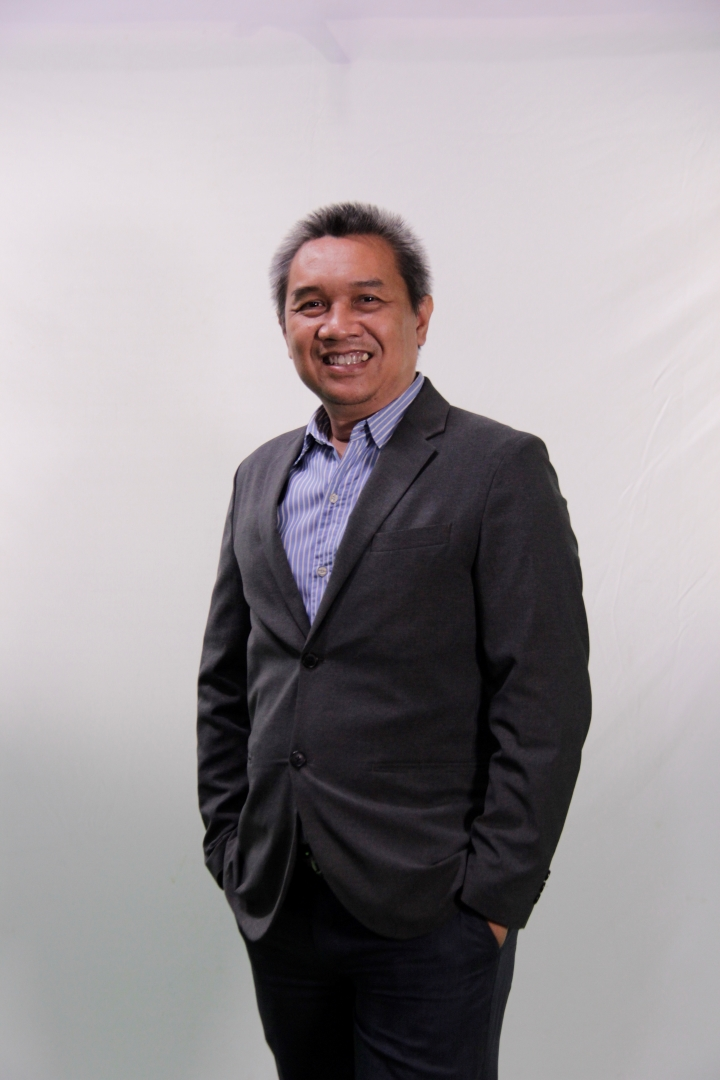
#> input picture github_pertemuan_5/gambar/Nas_r.jpg, 720 x 1080 px, found by its file name
$ python b_contour_detection.py
#> lines starting #> are read from the running program, lines starting #| are printed output that depends on the picture; after the words box and inside, x2 and y2 are one past the last pixel; in counts of white or black regions, pixels touching at a corner belong together
#Do not remove this copyright information.
#2024. This program is developed by Mohammad Nasucha, Ph.D.
#Department of Informatics, Universitas Pembangunan Jaya

print("\033c")       #To close all
import numpy as np
from matplotlib import pyplot as plt

#++++++++++++++++++++++++++++++++++++++++++++++++++++++++++++++++++++++++++++++
print ("(1) ACQUIRING USER ENTRIES: FILE NAME OF THE PICTURE, SIZE OF THE LENSE,")
print ("    VAR_TH, AND HOW THE PICTURE IS SPLIT INTO SUB_IMAGES...")
#++++++++++++++++++++++++++++++++++++++++++++++++++++++++++++++++++++++++++++++
dir = "C:/Users/rende/OneDrive/Dokumen/data kuliah/semester 6/6 computer vision/pertemuan 5/tugas/"
nama_file_input = "nas_r"
sld = 0.01   #0.02 means that scanning lense diameter is 2% of image height (row).
var_th_normal = 0.1 #Any scanning region that has 0.2 of max_var will be detected.
sub_image_structure = [12, 12] #[8,8] means that the image is split into 8x8 sub-images.
warna_kontur = 0
print("")

#+++++++++++++++++++++++++++++++++++++++++++++++++++++++++++++++++++++++++++++
#+++++++++++   CONSTANTS FOR COLOR TO GRAYSCALE CONVERSION    ++++++++++++++++
#+++++++++++++++++++++++++++++++++++++++++++++++++++++++++++++++++++++++++++++
r = 0.3333; g = 0.3333; b = 1 - r - g

#+++++++++++++++++++++++++++++++++++++++++++++++++++++++++++++++++++++++++++++
#++   FUNCTION UNTUK STATISTIK: MENCARI VARIANCE                            ++
#++   DENGAN SCANNING LENSE KE SELURUH AREA GAMBAR.                         ++
#++   Lensa dibuat secara lokal di dalam function berdasarkan nilai hld.    ++
#++   Input: ori_gs, TM, BM, LM, RM, dan hld.                               ++
#++   Output: tabel_var.                                                    ++
#+++++++++++++++++++++++++++++++++++++++++++++++++++++++++++++++++++++++++++++
def menghitung_dan_menampung_var(ori_gs, TM, BM, LM, RM, hld):
    tabel_var = 0
    for y in range (TM, BM, hld):         #The scanning lense jumps rightward a much as hld.
        for x in range (LM, RM, hld):     #and jumps downward as much as hld, too.
            temp = tabel_var
            lense = ori_gs[y-hld:y+hld+1, x-hld:x+hld+1] #Reading the targeted region with the lense.
            tabel_var = np.var(lense)
            #print(y, x, tabel_var)
            tabel_var = np.append(temp, tabel_var)
            #print(np.shape(tabel_var))
    return tabel_var

#+++++++++++++++++++++++++++++++++++++++++++++++++++++++++++++++++++++++++++++
#++   FUNCTION UNTUK MENENTUKAN BATAS-BATAS SUB-IMAGES                      ++
#++   Input: sub_image_structure, TM, BM, LM, dan RM.                    ++
#++   Output function ini adalah batas_sub_image
# +++++++++++++++++++++++++++++++++++++++++++++++++++++++++++++++++++++++++++++
def buat_daftar_batas_sub_images(sub_image_structure, TM, BM, LM, RM):
    nos = sub_image_structure[0] * sub_image_structure[1]
    row_sub, col_sub = sub_image_structure[0], sub_image_structure[1]
    # The following 4 elements are needed for y1, y2, x1 and x2 of ecah sub-image.
    batas_sub_images = np.arange(4 * nos).reshape(row_sub, col_sub, 4)
    batas_sub_images[:, :, :] = 0
    delta_y = round((BM - TM) / row_sub)
    delta_x = round((RM - LM) / col_sub)
    for i in range(0, row_sub):
        for j in range(0, col_sub):
            batas_sub_images[i, j, 0] = TM + i * delta_y - hld
            batas_sub_images[i, j, 1] = TM + (i + 1) * delta_y - hld
            batas_sub_images[i, j, 2] = LM + j * delta_x - hld
            batas_sub_images[i, j, 3] = LM + (j + 1) * delta_x - hld

    batas_sub_images = batas_sub_images.reshape(nos, 4)  # Got simplified.
    # [0, 0, 0, 0] is added and will be used as operation stopping token.
    batas_sub_images = np.append(batas_sub_images, [[0, 0, 0, 0]], axis=0)
    return batas_sub_images

#+++++++++++++++++++++++++++++++++++++++++++++++++++++++++++++++++++++++++++
#+++  FUNCTION UNTUK MENCARI EDGE DI DALAM SETIAP SUB-IMAGE              +++
#+++  Variabel lense dibuat lokal di dalam fungsi ini, berd. nilai hld.  +++
#+++  Input: ori_gs, batas_sub_images, hld, dan var_th                   +++
#+++  Output: koordinat_obj.                                             +++
#+++++++++++++++++++++++++++++++++++++++++++++++++++++++++++++++++++++++++++
def cari_koordinat_edge(ori_gs, batas_sub_images, hld, var_th):
    print("np.shape(batas_sub_images) =", np.shape(batas_sub_images))
    m, n = np.shape(batas_sub_images)
    #The last n of the sub_images contains 0 0 0 0 as the stop token.
    #e.g. m = 13, n =4, then we need 13x2 for koordinat_obj to store y and x.
    koordinat_obj = np.arange(2*m).reshape(m, 2) #It has analogue shape with batas_sub_image
    koordinat_obj[m-1, :] = 0                    #It will be the stoping token.
    i = 0
    stop = 0
    while batas_sub_images[i, 0] > 0:
        print("i =", i)
        y1, y2, x1, x2 = batas_sub_images[i, 0:4]
        print("y1, y2, x1, x2 =", y1, y2, x1, x2)
        for y in range (y1, y2, hld):  #The scanning lense jumps rightward as much as hld.
            for x in range (x1, x2, hld): #and jumps downward as much as hld, too.
                lense = ori_gs[y-hld:y+hld+1, x-hld:x+hld+1] #Reading the targeted segment of the image with the lense.
                print('y, x, np.var(lense), var_th =', y, ',', x, ",", np.var(lense), ",", var_th, ".")
                if np.var(lense) > var_th:  #The condition to recognize whether the lense senses an edge or not.
                    stop = 1  #The information that the inner loop breaks is carried out to the outer loop.
                    print('     The x loop breaks here.')
                    break
            print('y, x =', y, ',', x)
            if stop == 1:                              #If the inner loop breaks, the outer loop will break too.
                print('     The y loop breaks here.')
                print('     An object is detected, thus the whole loop breaks here.\n')
                koordinat_obj[i,0], koordinat_obj[i,1] = y, x  #Masukkan y dan x ke koordinat_obj jika edge terdeteksi.
                break
        if stop == 0:
            koordinat_obj[i,0], koordinat_obj[i,1] = 1, 1 #Jika edge tidak terdeteksi, y,x, diberi angka 1, 1.

        print("y, x =", koordinat_obj[i,0], ",", koordinat_obj[i,1], ".")
        print("")
        stop = 0
        i += 1
    return koordinat_obj

#+++++++++++++++++++++++++++++++++++++++++++++++++++++++++++++++++++++++++++
#+++ FUNCTION next_max_var UNTUK MENENTUKAN KOORDINAT LENSA SELANJUTNYA  +++
#+++ DAN INDIKASI ARAHNYA DENGAN METODE MAX_VAR
#+++ Input: posisi lensa sekarang (y,x) dan arah sekarang (curr_dir).     +++
#+++ Ouput: next_dir, y_next, x_next.                                    +++
#+++++++++++++++++++++++++++++++++++++++++++++++++++++++++++++++++++++++++++
def next_max_var(ori_gs, curr_dir, y, x):
    #print('Finding a neigboring segment that has highest variance...')
    next_dir = ""
    y_temp, x_temp = 0, 0            #y and x of temporary segment that has max-var
    var = np.uint16(0)          #Initial content of var array before being appended
    max_var = np.uint16(0)                  #Initial max_var before var is appended

    #print("#Looking east ...")
    if curr_dir != "west":                                   #To avoid a set back.
        x = x + hld
        lense = ori_gs[y-hld:y+hld+1, x-hld:x+hld+1]
        var = np.append(np.var(lense), var) #; print("var =", var)
        #print("max(var) = ", max(var))
        if max(var) > max_var:
             max_var = max(var)
             next_dir = "east"
             y_temp, x_temp = y, x;
        #print("max_var, y_temp, x_temp =", max_var, ",", y_temp, ",", x_temp)
        x = x - hld                                  #Put it back to previous position.

    #print("#Looking west...")
    if curr_dir != "east":
        x = x - hld
        lense = ori_gs[y-hld:y+hld+1, x-hld:x+hld+1]
        var = np.append(np.var(lense), var) #; print("var =", var)
        #print("max(var) = ", max(var))
        if max(var) > max_var:
             max_var = max(var)
             next_dir = "west"
             y_temp, x_temp = y, x;
        #print("max_var, y_temp, x_temp =", max_var, ",", y_temp, ",", x_temp)
        x = x + hld                                #Put it back to previous position.

    #print("#Looking south...")
    if curr_dir != "north":
        y = y + hld
        lense = ori_gs[y-hld:y+hld+1, x-hld:x+hld+1]
        var = np.append(np.var(lense), var) #; print("var =", var)
        #print("max(var) = ", max(var))
        if max(var) > max_var:
             max_var = max(var)
             next_dir = "south"
             y_temp, x_temp = y, x;
        #print("max_var, y_temp, x_temp =", max_var, ",", y_temp, ",", x_temp)
        y = y - hld                              #Put it back to previous position.

    #print("#Looking north ...")
    if curr_dir != "south":
        y = y - hld
        lense = ori_gs[y-hld:y+hld+1, x-hld:x+hld+1]
        var = np.append(np.var(lense), var) #; print("var =", var)
        #print("max(var) = ", max(var))
        if max(var) > max_var:
             max_var = max(var)
             next_dir = "north"
             y_temp, x_temp = y, x;
        #print("max_var, y_temp, x_temp =", max_var, ",", y_temp, ",", x_temp)
        y = y + hld                            #Put it back to previous position.

    #Concluding
    next_dir, y_next, x_next = next_dir, y_temp, x_temp
    return next_dir, y_next, x_next          #Next direction and coordinate of scanning lense.

#+++++++++++++++++++++++++++++++++++++++++++++++++++++++++++++++++++++++++++++
#++  FUNCTION UNTUK MELUKIS KONTUR OBJEK                                    ++
#++  DENGAN MEMANGGIL FUNCTION next_max_var                                 ++
#++  Input: ori_gs, buffer, y, x di mana y, x diambilkan dari koordinat_obj ++
#++  Output: buffer yang sudah ditambahi warna kontur                       ++
#+++++++++++++++++++++++++++++++++++++++++++++++++++++++++++++++++++++++++++++
def lukis_kontur(ori_gs, buffer, y, x):
    y_start, x_start = y, x
    #print("y_start, x_start =", y_start, ",", x_start, ".")
    curr_dir = ""                                         #curr_dir is initially NaN.
    distance = row   #Distance betw the lense and the start posistion; We initially set it far enough.
    #Ini perkiraan kasar untuk juml iterasi maks untuk objek yang besar.
    batas = round(1.5*(row+row+col+col)/hld)
    for j in range(0, batas):
        j += 1
        next_dir, y_next, x_next  = next_max_var(ori_gs, curr_dir, y, x)
        #print('Drawing a white mark at the object_s contour...')
        buffer[y - hld:y + hld + 1, x - hld:x + hld + 1] = warna_kontur
        curr_dir, y, x = next_dir, y_next, x_next
        distance = round(((y_next-y_start)**2 + (x_next-x_start)**2)**0.5)
        #print("i, sld, distance =", i, ",", sld, ",", distance, ".")
        if j > 10 and distance < round(0.8*sld): break
        # [6 lines of commented-out code are left out]
    return buffer

#+++++++++++++++++++++++++++++++++++++++++++++++++++++++++++++++++++++++++++++
print("(2) MAIN PROGRAM ...")                                    #++++++++++++
#+++++++++++++++++++++++++++++++++++++++++++++++++++++++++++++++++++++++++++++
print("    CONTOUR DETECTION USING MAXIMUM VARIANCE IS TAKING PLACE...")
print("    During operation, measurement is done to the ori_gs, without changing any of its pixels.")
print("    Marking is done only to the buffer.")
print("    At last, cropping is done to the original color picture (pic).")
print("")

#+++++++++++++++++++++++++++++++++++++++++++++++++++++++++++++++++++++++++++++
print ("(i)  PREPARATION: CREATING NEW VARIABLES BASED ON USER ENTRIES ...") #+
#+++++++++++++++++++++++++++++++++++++++++++++++++++++++++++++++++++++++++++++
pic = plt.imread(dir + nama_file_input + ".jpg")
#> pic is the input picture: shape (1080, 720, 3); mean R, G, B 156.3, 150.6, 154.4
row, col, depth = np.shape(pic)
print("     col, row, depth =", row, ",", col, ",", depth, ".\n")
#|      col, row, depth = 1080 , 720 , 3 .
ori_gs = np.uint8(r*pic[:, :, 0] + g*pic[:, :, 1] + b*pic[:, :, 2])
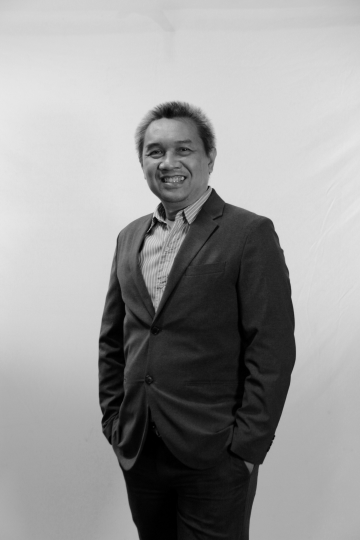
#> ori_gs: shape (1080, 720) (shown at 1/2 size); min 0, max 233, mean 153.4
buffer = np.uint8(r*pic[:, :, 0] + g*pic[:, :, 1] + b*pic[:, :, 2])

sld = round(sld*row)                                #scanning lense's diameter
hld = round(0.5*sld)                           #scanning lense's half diameter

#TM, BM, LM, and RM are to prevent the lense hit the image's boundary.
TM = round(1.5*sld)
BM = round(row-0.5*sld)
LM = round(1.5*sld)
RM = round(col-0.5*sld)

#Calculating the number of sub-images
nos = sub_image_structure[0] * sub_image_structure[1]   #Number of sub images

#++++++++++++++++++++++++++++++++++++++++++++++++++++++++++++++++++++++++++++
print("(ii) STATISTICS: FINDING max_var AND var_th OF THE WHOLE PICTURE...")
print("     The max(var) is used to define var_th.")
print("     Then var_th will be the threshold when detecting an object's contour.")
#++++++++++++++++++++++++++++++++++++++++++++++++++++++++++++++++++++++++++++
tabel_var = menghitung_dan_menampung_var(ori_gs, TM, BM, LM, RM, hld)
print("      var_th_normal =", var_th_normal)
var_th = round(var_th_normal * max(tabel_var))
#> var_th = 681
print("      min(var), max(var), var_th =", round(min(tabel_var)), ",", \
      round(max(tabel_var)), ",", var_th, ".\n")
#|       min(var), max(var), var_th = 0 , 6814 , 681 .

#++++++++++++++++++++++++++++++++++++++++++++++++++++++++++++++++++++++++++++
print("(iii) CREATING THE TABLE OF batas-batas sub-images BERDASARKAN sub_image_structure. \n")
#++++++++++++++++++++++++++++++++++++++++++++++++++++++++++++++++++++++++++++
batas_sub_images = buat_daftar_batas_sub_images(sub_image_structure, TM, BM, LM, RM)

#++++++++++++++++++++++++++++++++++++++++++++++++++++++++++++++++++++++++++++
print("(iv) FIRST SCANNING: FINDING AN EDGE (GRIP) OF AN OBJECT WITHIN EVERY")
print("     SUB_IMAGE BASED ON batas_sub_images AND var_th...")
print("     The coordinates of the edges found (y, x) are stored in koordinat_obj.")
#++++++++++++++++++++++++++++++++++++++++++++++++++++++++++++++++++++++++++++
#Create ori_gs again to avoid bugs, i.e. copying the lense to the previous ori_gs).
ori_gs = np.uint8(r*pic[:, :, 0] + g*pic[:, :, 1] + b*pic[:, :, 2])
print("     var_th =", var_th)
#|      var_th = 681
print("")
koordinat_obj = cari_koordinat_edge(ori_gs, batas_sub_images, hld, var_th)
#| np.shape(batas_sub_images) = (145, 4)
#> the loop in cari_koordinat_edge, `while batas_sub_images[i, 0] > 0:` made 144 passes
#> (printed output is left out)
#> after the loop in cari_koordinat_edge, `while batas_sub_images[i, 0] > 0:`: i = 144; koordinat_obj = 145 pairs, first value 0 to 978, second value 0 to 590
print("np.shape(batas_sub_images) =", np.shape(batas_sub_images))
print("np.shape(koordinat_obj) =", np.shape(koordinat_obj))
print("batas_sub_images =", batas_sub_images)
print("koordinat_obj =", koordinat_obj)

#++++++++++++++++++++++++++++++++++++++++++++++++++++++++++++++++++++++++++++++
print("(v)  SECOND SCANNING. USING koordinat_obj AND MAX VAR METHOD, ")
print("     FIND OBJECT_S CONTOUR. OBJECT_S CONTOUR IS DRAWN FOR EVERY i.\n")
#++++++++++++++++++++++++++++++++++++++++++++++++++++++++++++++++++++++++++++++
#Create ori_gs again to avoid bugs (copying from lense to the previous ori_gs)
ori_gs = np.uint8(r*pic[:, :, 0] + g*pic[:, :, 1] + b*pic[:, :, 2])
buffer = np.uint8(r*pic[:, :, 0] + g*pic[:, :, 1] + b*pic[:, :, 2])
print("koordinat_obj =", koordinat_obj)

i = 0
while koordinat_obj[i,0] > 0: #Koordinat_obj posisi terakhir saja yang berisi 0,0.
    print("i, koordinat_obj[i,0], koordinat_obj[i,1] =", i, ",", \
          koordinat_obj[i,0], ",", koordinat_obj[i,1], "." )
    y, x = koordinat_obj[i, 0], koordinat_obj[i, 1]
    hasil = lukis_kontur(ori_gs, buffer, y, x)
    buffer = hasil
    i += 1
#> this loop made 144 passes
#> (y_start in lukis_kontur, x_start in lukis_kontur, batas in lukis_kontur) on pass 1: (1, 1, 900)
    # [4 lines of commented-out code are left out]

if i == 0:
    print("No edge detected. Program finished.")

if i>0:
    plt.imshow(hasil, cmap=plt.cm.get_cmap('gray'))
    plt.ion()
    plt.show()
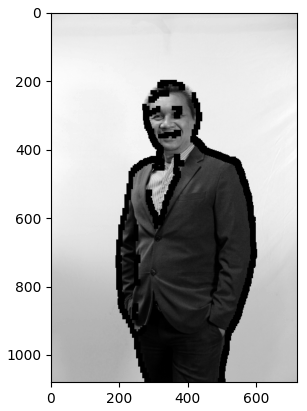
#> figure drawn by matplotlib, 1 panel
    plt.pause(300)

# =============================================================================
# (vi) KODE TAMBAHAN: CROPPING GAMBAR BERKONTUR & LATAR PUTIH (TANPA CV2)
# =============================================================================
print("\n(vi) PROSES CROPPING GAMBAR BERKONTUR...")

# 1. Cari piksel kontur (selisih gambar grayscale asli dan buffer)
beda = np.abs(ori_gs.astype(int) - buffer.astype(int))
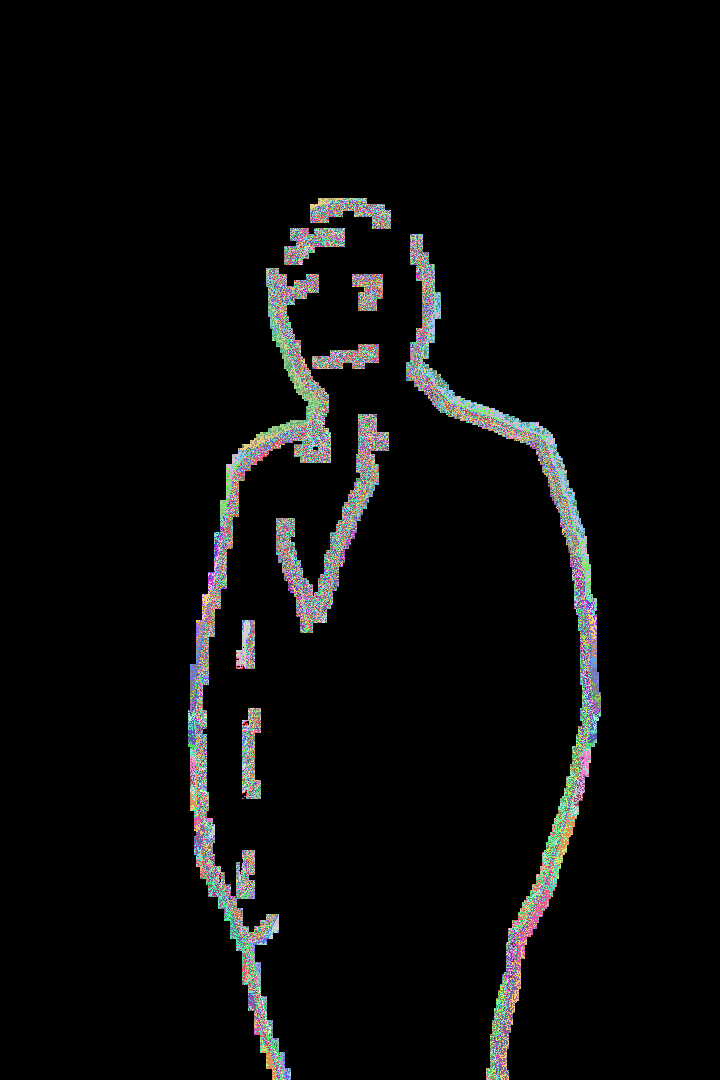
#> beda: shape (1080, 720) int64; 226 distinct labels, from 0 to 225; one colour per label, 0 black
y_coords, x_coords = np.where(beda > 0)

# 2. Cek apakah ada kontur yang terdeteksi
if len(y_coords) > 0 and len(x_coords) > 0:
    y_min, y_max = np.min(y_coords), np.max(y_coords)
    x_min, x_max = np.min(x_coords), np.max(x_coords)

    # Margin opsional
    margin = 5
    y_min_crop = max(0, y_min - margin)
    y_max_crop = min(row, y_max + margin)
    x_min_crop = max(0, x_min - margin)
    x_max_crop = min(col, x_max + margin)

    # --- OPSI 1: GAMBAR ASLI DENGAN GARIS KONTUR ---
    pic_kontur = pic.copy()
    # Timpa piksel yang merupakan kontur dengan warna hitam [0, 0, 0]
    pic_kontur[y_coords, x_coords] = [0, 0, 0]
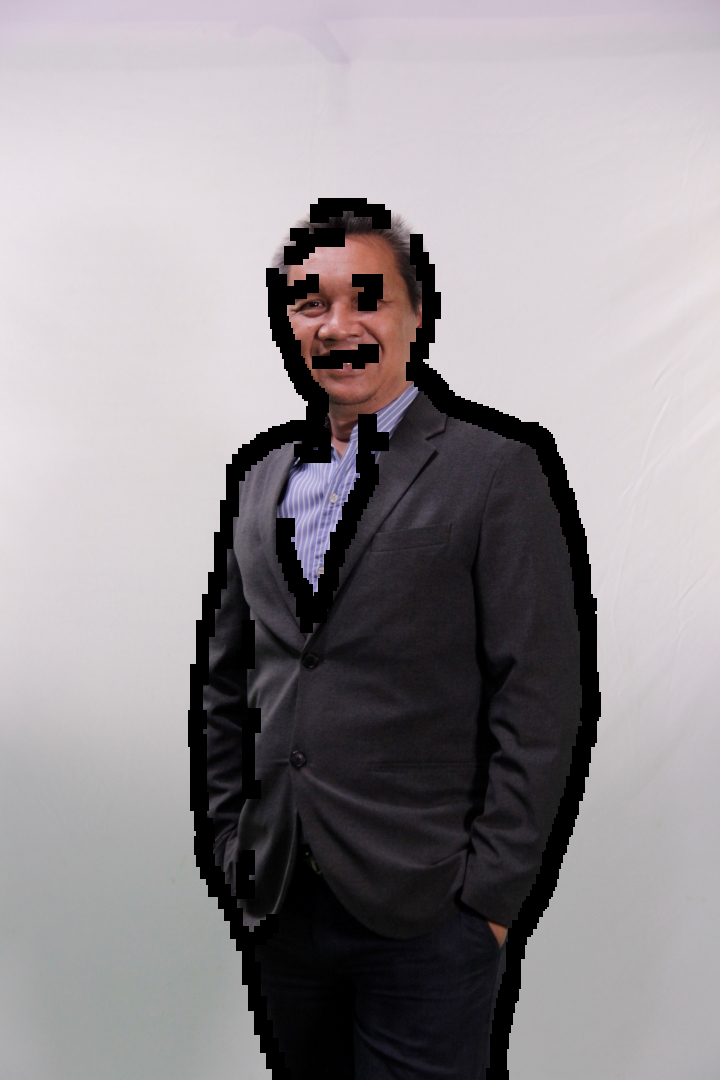
#> pic_kontur: shape (1080, 720, 3); 6.59% of pixels changed, all inside (x1, y1, x2, y2) = (188, 198, 601, 1080)
    hasil_crop_opsi1 = pic_kontur[y_min_crop:y_max_crop, x_min_crop:x_max_crop]
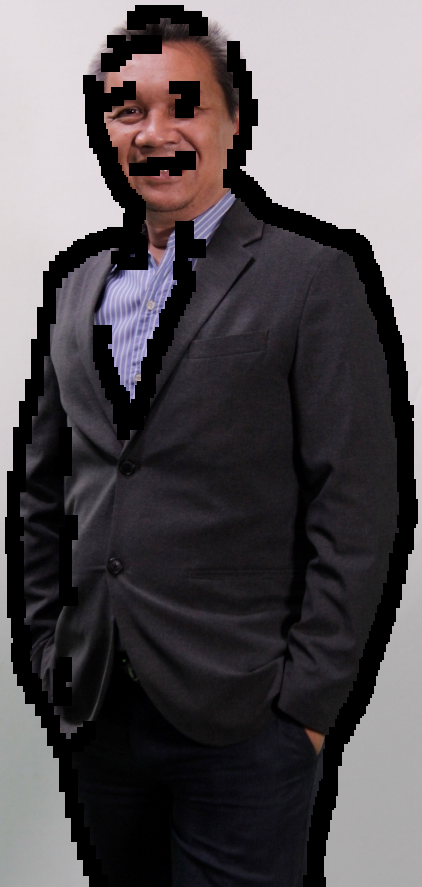
#> hasil_crop_opsi1: shape (887, 422, 3); mean R, G, B 86.3, 81.2, 84.4

    # --- OPSI 2: LATAR PUTIH BERSIH DENGAN GARIS KONTUR (SKETSA) ---
    # Bikin kanvas putih seukuran gambar asli
    kanvas_putih = np.ones_like(pic) * 255
#> kanvas_putih: shape (1080, 720, 3); every value is 255
    # Gambar kontur warna hitam di atas kanvas putih
    kanvas_putih[y_coords, x_coords] = [0, 0, 0]
#> kanvas_putih: shape (1080, 720, 3); 93.4% white; 10 black regions (1 under 20 px), largest, box (x1, y1, x2, y2) and area: (188, 268, 331, 1080) 18874, (406, 234, 601, 1080) 18690, (276, 414, 389, 633) 6497
#> (the rest of the program and of its run is left out)
